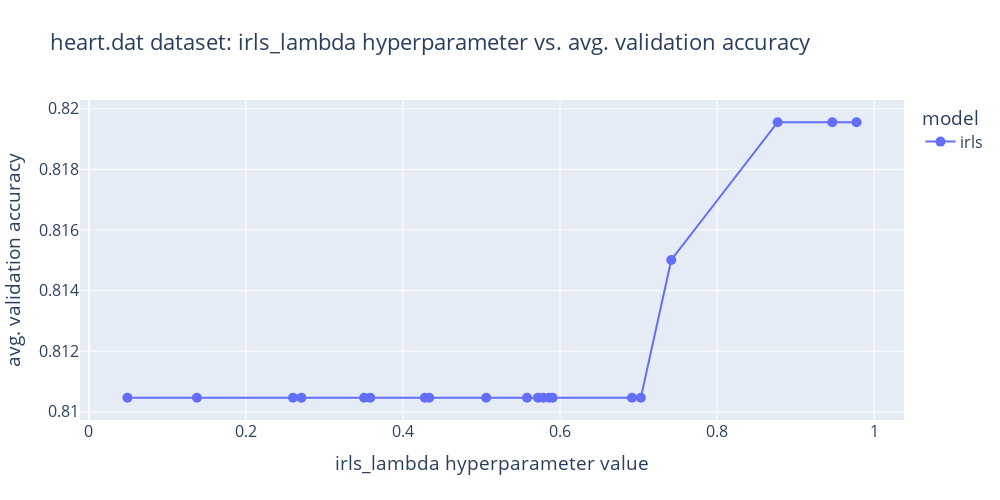

Source (notebook cell):
### Markdown cell above
## 1.1 Hyperparamters tuning 
(default 5-fold cross-validation)

### 1.1.1 Iteratively Reweighted Least Squartes (IRLS)

### Code cell
irls_search = tune_pipe_with_randomsearch(irls_model, irls_lambda_hyperparams, X_train, y_train, n_iter=HYPERPARAMS_ITERS)
best_model_irls = irls_search.best_estimator_
plot_acc_vs_hyperparameter(irls_search, "logistic_regression__irls_lambda", dataset_name, 'irls')

### Figure 1 — Plotly figure (JSON) as saved in the notebook; plotly's stock layout.template omitted (floating-point values rounded to 4 significant figures)
{"data": [{"hovertemplate": "model=irls<br>irls_lambda hyperparameter value=%{x}<br>avg. validation accuracy=%{y}<extra></extra>", "legendgroup": "irls", "line": {"color": "#636efa", "dash": "solid"}, "marker": {"size": 10, "symbol": "circle"}, "mode": "lines+markers", "name": "irls", "orientation": "v", "showlegend": true, "type": "scatter", "x": [0.04919, 0.1377, 0.26, 0.2707, 0.3506, 0.3583, 0.4279, 0.4335, 0.506, 0.558, 0.5719, 0.5785, 0.5859, 0.5905, 0.6916, 0.7029, 0.7416, 0.8771, 0.9466, 0.9776], "xaxis": "x", "y": [0.8105, 0.8105, 0.8105, 0.8105, 0.8105, 0.8105, 0.8105, 0.8105, 0.8105, 0.8105, 0.8105, 0.8105, 0.8105, 0.8105, 0.8105, 0.8105, 0.815, 0.8196, 0.8196, 0.8196], "yaxis": "y"}], "layout": {"font": {"size": 16}, "height": 500, "legend": {"title": {"text": "model"}, "tracegroupgap": 0}, "title": {"text": "heart.dat dataset: irls_lambda hyperparameter vs. avg. validation accuracy"}, "width": 1000, "xaxis": {"anchor": "y", "domain": [0, 1], "title": {"text": "irls_lambda hyperparameter value"}}, "yaxis": {"anchor": "x", "domain": [0, 1], "title": {"text": "avg. validation accuracy"}}}}
